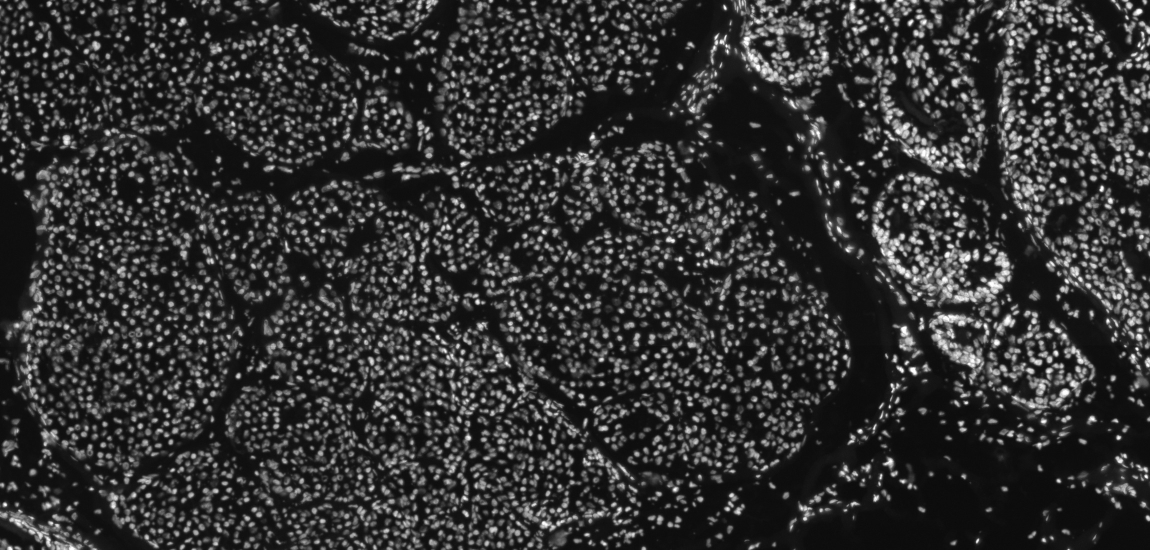
#> input picture test_img.jpg, 2300 x 1100 px (shown at 1/2 size)
$ python run_test.py
#> lines starting #> are read from the running program, lines starting #| are printed output that depends on the picture
#> in perform_segmentation, full_img is the input picture: shape (1100, 2300, 3); min 9, max 255, mean 50.5
### data_tools.py
import os
import subprocess
from distutils import dir_util
from pathlib import Path

import cv2 as cv
import numpy as np
from PIL import Image
from matplotlib import pyplot as plt
from tqdm import tqdm

from features import NucleiFeatures

Image.MAX_IMAGE_PIXELS = None


def get_x_and_y(name):
    x, y = os.path.splitext(name)[0].split('_')[-2:]
    return int(x), int(y)


def split_image(img, x_tiles_cnt=None, y_tiles_cnt=None, x_tile_size=None, y_tile_size=None, base='img'):
    """
    Splits an image array to smaller tiles for further segmentation.
    Specify tiles count OR tiles size.
    X axis means the arr.shape[1] coordinate, be careful!
    Tile names are used to restore the initial image after segmentation.

    Parameters
    ----------
    img : numpy ndarray
        The input image.
    x_tiles_cnt : integer
        Number of tiles along the x axis of img.
    y_tiles_cnt : integer
        Number of tiles along the y axis of img.
    x_tile_size : integer
        Size of tile along x axis.
    y_tile_size : integer
        Size of tile along y axis.
    base : str
        Base for tile names.

    Returns
    -------
    tiles : list
        List of tiles.
    tile_names : list
        List of tile names.
    """
#> called with x_tile_size = 1000, y_tile_size = 1000, base = 'img'
    if (x_tile_size is not None) and (y_tile_size is not None):
        x_tiles_cnt = img.shape[1] // x_tile_size
#> x_tiles_cnt = 2
        y_tiles_cnt = img.shape[0] // y_tile_size
#> y_tiles_cnt = 1

    if (x_tiles_cnt is not None) and (y_tiles_cnt is not None):
        x_ticks = np.linspace(0, img.shape[1], x_tiles_cnt + 1).astype(int)
#> x_ticks = [0, 1150, 2300]
        y_ticks = np.linspace(0, img.shape[0], y_tiles_cnt + 1).astype(int)
#> y_ticks = [0, 1100]

    else:
        raise Exception('Specify tiles count OR tiles size.')

    tiles = []
    tile_names = []

    for x_num, x in enumerate(zip(x_ticks[:-1], x_ticks[1:])):
        for y_num, y in enumerate(zip(y_ticks[:-1], y_ticks[1:])):
            tiles.append(img[y[0]:y[1], x[0]:x[1]])
            tile_names.append(f'{base}_{x_num}_{y_num}')
#> after the loop, tile_names = ['img_0_0', 'img_1_0']; tiles = 2 items
    return tiles, tile_names


def prepare_test_data(tiles, tile_names, base_dir, force=False):
    """
    Saves data in the proper way.

    Parameters
    ----------
    tiles : list
        List of tiles.
    tile_names : list
        List of tile names.
    base_dir : str
        Full path to base directory, 'full/path/../data_test' in normal case.
    force : bool
        Rewrite existing files

    Returns
    -------
    None
    """

    base_dir = Path(base_dir)
    if not os.path.exists(base_dir):
        os.makedirs(base_dir)

    if not force and len(os.listdir(base_dir)) > 0:
        raise ValueError(f'base_dir {base_dir} is not empty, use force=True option if you want to rewrite files')
    elif len(os.listdir(base_dir)):
        dir_util.remove_tree(str(base_dir))
        os.makedirs(base_dir)

    for tile, name in zip(tiles, tile_names):
        if tile.max() <= 1:
            tile = (tile * 255).astype(np.uint8)
        os.mkdir(base_dir / name)
        os.mkdir(base_dir / name / 'images')
        cv.imwrite(str(base_dir / name / 'images' / f'{name}.png'), tile)


# [45 lines left out: function restore_image, not called in this run]


def perform_segmentation(full_img_path, sample_dir, network_dir, force=False, features=None):
    network_dir = Path(network_dir)
    try:
        full_img = cv.imread(full_img_path, -1)
    except cv.error:
        full_img = plt.imread(full_img_path)
    tiles, tile_names = split_image(img=full_img, x_tile_size=1000, y_tile_size=1000)
#> tiles = 2 items; tile_names = ['img_0_0', 'img_1_0']
    prepare_test_data(tiles, tile_names, sample_dir, force=force)
#> the loop in prepare_test_data, `for tile, name in zip(tiles, tile_names):` made 2 passes
#> pass 1, in prepare_test_data, `cv.imwrite(str(base_dir / name / 'images' / f'{name}.png'), tile)`:
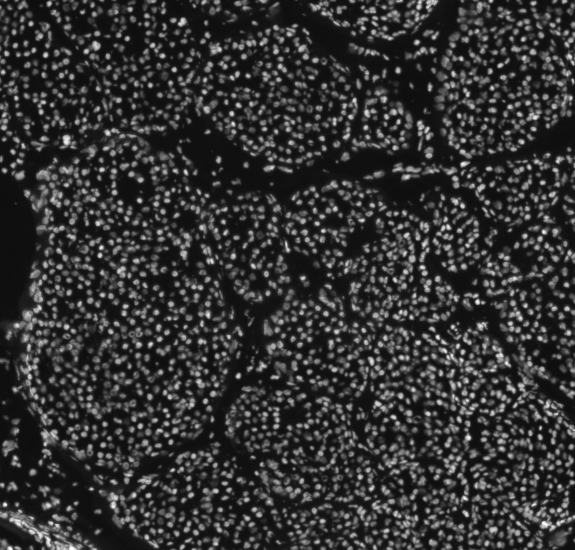
#> saved as img_0_0.png: shape (1100, 1150, 3) (shown at 1/2 size); min 10, max 255, mean 51
#> pass 2, in prepare_test_data, `cv.imwrite(str(base_dir / name / 'images' / f'{name}.png'), tile)`:
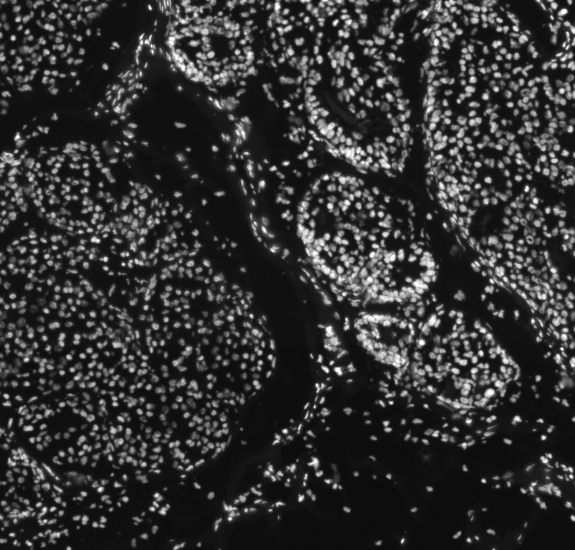
#> saved as img_1_0.png: shape (1100, 1150, 3) (shown at 1/2 size); min 9, max 255, mean 50.1

    try:
        dir_util.remove_tree(str(network_dir / 'data_test'))
    except:
        pass
    os.mkdir(str(network_dir / 'data_test'))
    dir_util.copy_tree(sample_dir, str(network_dir / 'data_test'));

    try:
        dir_util.remove_tree(str(network_dir / 'predictions'))
    except:
        pass

    try:
        dir_util.remove_tree(str(network_dir / 'albu/results_test'))
    except:
        pass

    result_dir = str(Path(sample_dir)) + '_segmented'

    subprocess.run(f"cd {network_dir} && bash 'predict_test.sh'", shell=True)
#> (this line was passed over: subprocess is not available in this run)
#> (the run stopped early here; a loop or call above may not have finished)
